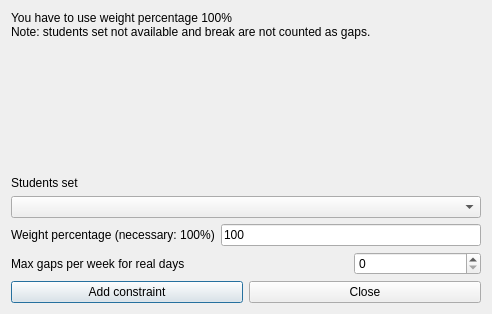
<?xml version="1.0" encoding="UTF-8"?>
<ui version="4.0">
 <class>AddConstraintStudentsSetMaxGapsPerWeekForRealDaysForm_template</class>
 <widget class="QDialog" name="AddConstraintStudentsSetMaxGapsPerWeekForRealDaysForm_template">
  <property name="geometry">
   <rect>
    <x>0</x>
    <y>0</y>
    <width>492</width>
    <height>314</height>
   </rect>
  </property>
  <property name="windowTitle">
   <string extracomment="This is the title of the dialog to add a new constraint of this type">Add students set max gaps per week for real days</string>
  </property>
  <layout class="QGridLayout" name="gridLayout">
   <item row="6" column="1" colspan="2">
    <widget class="QLineEdit" name="weightLineEdit">
     <property name="text">
      <string notr="true">100</string>
     </property>
    </widget>
   </item>
   <item row="8" column="0" colspan="3">
    <layout class="QHBoxLayout">
     <item>
      <widget class="QPushButton" name="addConstraintPushButton">
       <property name="text">
        <string>Add constraint</string>
       </property>
      </widget>
     </item>
     <item>
      <widget class="QPushButton" name="closePushButton">
       <property name="text">
        <string>Close</string>
       </property>
      </widget>
     </item>
    </layout>
   </item>
   <item row="7" column="2">
    <widget class="QSpinBox" name="maxGapsSpinBox"/>
   </item>
   <item row="6" column="0">
    <widget class="QLabel" name="weightTextLabel">
     <property name="frameShape">
      <enum>QFrame::NoFrame</enum>
     </property>
     <property name="frameShadow">
      <enum>QFrame::Plain</enum>
     </property>
     <property name="text">
      <string>Weight percentage (necessary: 100%)</string>
     </property>
     <property name="wordWrap">
      <bool>false</bool>
     </property>
    </widget>
   </item>
   <item row="4" column="0" colspan="3">
    <widget class="QLabel" name="studentsTextLabel">
     <property name="frameShape">
      <enum>QFrame::NoFrame</enum>
     </property>
     <property name="frameShadow">
      <enum>QFrame::Plain</enum>
     </property>
     <property name="text">
      <string>Students set</string>
     </property>
     <property name="wordWrap">
      <bool>false</bool>
     </property>
    </widget>
   </item>
   <item row="7" column="0" colspan="2">
    <widget class="QLabel" name="textLabel1">
     <property name="text">
      <string>Max gaps per week for real days</string>
     </property>
     <property name="wordWrap">
      <bool>false</bool>
     </property>
    </widget>
   </item>
   <item row="5" column="0" colspan="3">
    <widget class="QComboBox" name="studentsComboBox">
     <property name="editable">
      <bool>false</bool>
     </property>
     <property name="insertPolicy">
      <enum>QComboBox::NoInsert</enum>
     </property>
     <property name="duplicatesEnabled">
      <bool>false</bool>
     </property>
    </widget>
   </item>
   <item row="0" column="0" colspan="3">
    <widget class="QLabel" name="weightTextLabel_2">
     <property name="sizePolicy">
      <sizepolicy hsizetype="Minimum" vsizetype="Minimum">
       <horstretch>0</horstretch>
       <verstretch>0</verstretch>
      </sizepolicy>
     </property>
     <property name="frameShape">
      <enum>QFrame::NoFrame</enum>
     </property>
     <property name="frameShadow">
      <enum>QFrame::Plain</enum>
     </property>
     <property name="text">
      <string>You have to use weight percentage 100%
Note: students set not available and break are not counted as gaps.</string>
     </property>
     <property name="wordWrap">
      <bool>true</bool>
     </property>
    </widget>
   </item>
   <item row="3" column="0" colspan="3">
    <spacer name="spacer1">
     <property name="orientation">
      <enum>Qt::Vertical</enum>
     </property>
     <property name="sizeType">
      <enum>QSizePolicy::Expanding</enum>
     </property>
     <property name="sizeHint" stdset="0">
      <size>
       <width>20</width>
       <height>40</height>
      </size>
     </property>
    </spacer>
   </item>
  </layout>
 </widget>
 <layoutdefault spacing="6" margin="11"/>
 <resources/>
 <connections/>
</ui>
